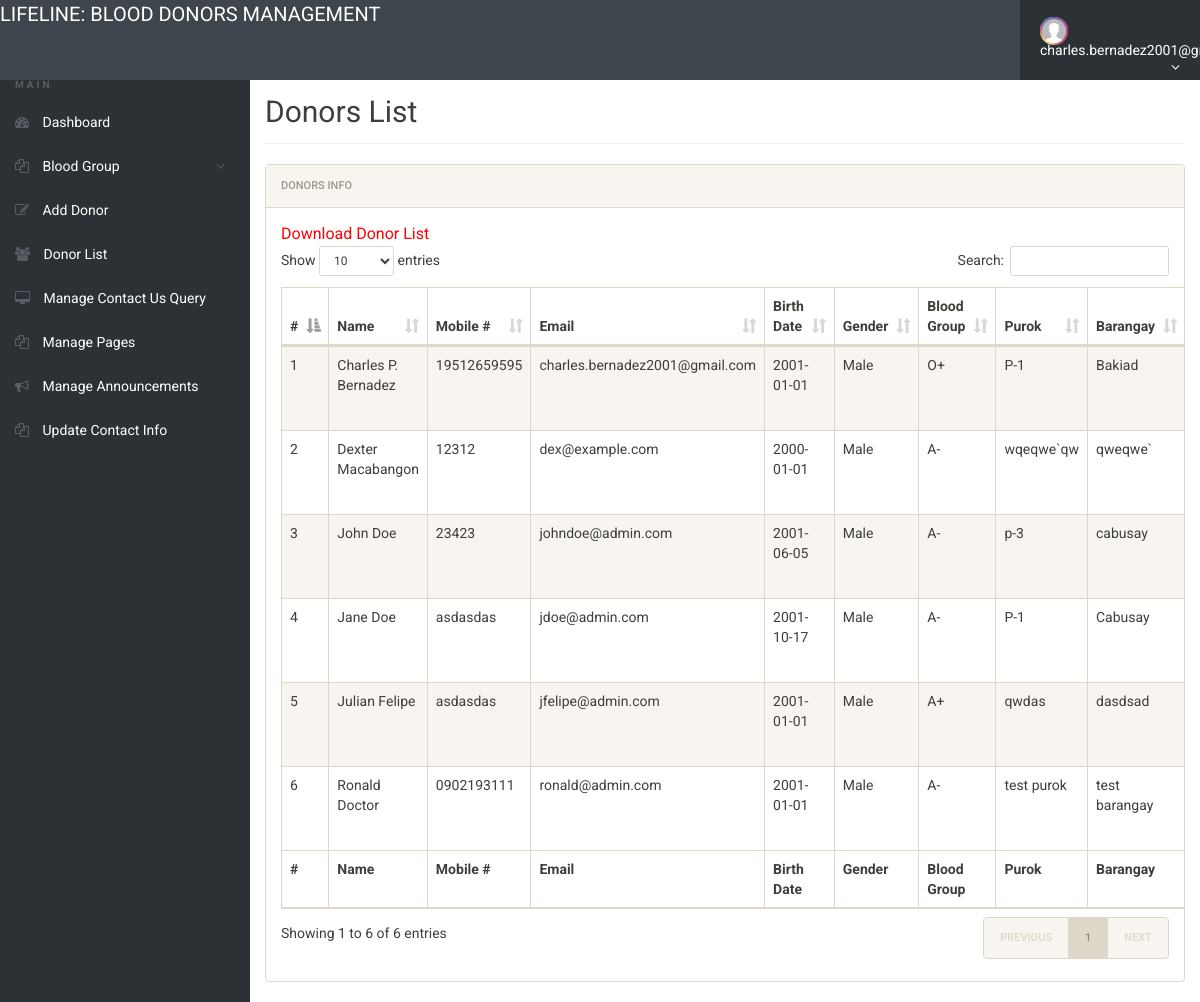
/admin/donor-list.php (signed in), run on the app's committed database.
### tables this page shows
CREATE TABLE `tblblooddonars` (
  `id` int(11) NOT NULL AUTO_INCREMENT,
  `FullName` varchar(100) DEFAULT NULL,
  `MobileNumber` char(11) DEFAULT NULL,
  `EmailId` varchar(100) NOT NULL,
  `password` varchar(250) NOT NULL DEFAULT '',
  `Gender` varchar(20) DEFAULT NULL,
  `BirthDay` date DEFAULT NULL,
  `age` int(11) DEFAULT NULL,
  `BloodGroup` varchar(20) DEFAULT NULL,
  `Purok` varchar(10) NOT NULL,
  `Barangay` varchar(255) DEFAULT NULL,
  `Message` mediumtext,
  `PostingDate` timestamp NOT NULL DEFAULT CURRENT_TIMESTAMP,
  `status` int(11) DEFAULT NULL,
  PRIMARY KEY (`id`),
  UNIQUE KEY `EmailId` (`EmailId`)
);

### admin/donor-list.php (the view, shortened to what this page needs)
<?php
include('includes/config.php');
if (strlen($_SESSION['alogin']) == 0) {
	header('location:index.php');
} else {
?>
	<!doctype html>
	<html lang="en" class="no-js">
	<head>
		<link rel="stylesheet" href="css/font-awesome.min.css">
		<link rel="stylesheet" href="css/bootstrap.min.css">
		<link rel="stylesheet" href="css/dataTables.bootstrap.min.css">
		<link rel="stylesheet" href="css/bootstrap-social.css">
		<link rel="stylesheet" href="css/bootstrap-select.css">
		<link rel="stylesheet" href="css/fileinput.min.css">
		<link rel="stylesheet" href="css/awesome-bootstrap-checkbox.css">
		<link rel="stylesheet" href="css/style.css">
	</head>
	<body>
		<?php include('includes/header.php'); ?>
		<div class="ts-main-content">
			<?php include('includes/leftbar.php'); ?>
			<div class="content-wrapper">
				<div class="container-fluid">
					<div class="row">
						<div class="col-md-12">
							<h2 class="page-title">Donors List</h2>
							<div class="panel panel-default">
								<div class="panel-heading">Donors Info</div>
								<div class="panel-body">
									<a href="download-records.php" style="color:red; font-size:16px;">Download Donor List</a>
									<table id="zctb" class="display table table-striped table-bordered table-hover" cellspacing="0" width="100%">
										<thead>
											<tr>
												<th>#</th>
												<th>Name</th>
												<th>Mobile #</th>
												<th>Email</th>
												<th>Birth Date</th>
												<th>Gender</th>
												<th>Blood Group</th>
												<th>Purok</th>
												<th>Barangay</th>
											</tr>
										</thead>
										<tfoot>
											<tr>
												<th>#</th>
												<th>Name</th>
												<th>Mobile #</th>
												<th>Email</th>
												<th>Birth Date</th>
												<th>Gender</th>
												<th>Blood Group</th>
												<th>Purok</th>
												<th>Barangay</th>
											</tr>
										</tfoot>
										<tbody>
											<?php $sql = "SELECT * from  tblblooddonars ";
											$query = $dbh->prepare($sql);
											$query->execute();
											$results = $query->fetchAll(PDO::FETCH_OBJ);
											$cnt = 1;
											if ($query->rowCount() > 0) {
												foreach ($results as $result) {				?>
													<tr>
														<td><?php echo htmlentities($cnt); ?></td>
														<td><?php echo htmlentities($result->FullName); ?></td>
														<td><?php echo htmlentities($result->MobileNumber); ?></td>
														<td><?php echo htmlentities($result->EmailId); ?></td>
														<td><?php echo htmlentities($result->BirthDay); ?></td>
														<td><?php echo htmlentities($result->Gender); ?></td>
														<td><?php echo htmlentities($result->BloodGroup); ?></td>
														<td><?php echo htmlentities($result->Purok); ?></td>
														<td><?php echo htmlentities($result->Barangay); ?></td>
													</tr>
											<?php $cnt = $cnt + 1;
												}
											} ?>
										</tbody>
									</table>
								</div>
							</div>
						</div>
					</div>
				</div>
			</div>
		</div>
	</body>
	</html>
<?php } ?>

### admin/css/style.css (style rules this page uses)
html { font-size: 14px; }
@media only screen and (min-width: 480px) { html { font-size: 17px; } }
@media only screen and (min-width: 768px) { html { font-size: 14px; } }
body { font-size: 1em; }
a { color: #37a6c4; }
.panel { overflow: hidden; }
.page-title { padding-bottom: 15px; margin-bottom: 20px; border-bottom: 1px solid #f0f0f0; }
.ts-main-content .content-wrapper { padding-top: 15px; margin-top: 60px; }
@media only screen and (min-width: 992px) { .ts-main-content .content-wrapper { margin-left: 250px; } }

### data on the page
tblblooddonars: FullName "Charles P. Bernadez", MobileNumber "19512659595", EmailId "charles.bernadez2001@gmail.com", BirthDay "2001-01-01", Gender "Male", BloodGroup "O+", Purok "P-1", Barangay "Bakiad"
tblblooddonars: FullName "Dexter Macabangon", MobileNumber "12312", EmailId "dex@example.com", BirthDay "2000-01-01", Gender "Male", BloodGroup "A-", Purok "wqeqwe`qw", Barangay "qweqwe`"
tblblooddonars: FullName "John Doe", MobileNumber "23423", EmailId "johndoe@admin.com", BirthDay "2001-06-05", Gender "Male", BloodGroup "A-", Purok "p-3", Barangay "cabusay"
tblblooddonars: FullName "Jane Doe", MobileNumber "asdasdas", EmailId "jdoe@admin.com", BirthDay "2001-10-17", Gender "Male", BloodGroup "A-", Purok "P-1", Barangay "Cabusay"
tblblooddonars: FullName "Julian Felipe", MobileNumber "asdasdas", EmailId "jfelipe@admin.com", BirthDay "2001-01-01", Gender "Male", BloodGroup "A+", Purok "qwdas", Barangay "dasdsad"
tblblooddonars: FullName "Ronald Doctor", MobileNumber "0902193111", EmailId "ronald@admin.com", BirthDay "2001-01-01", Gender "Male", BloodGroup "A-", Purok "test purok", Barangay "test barangay"
